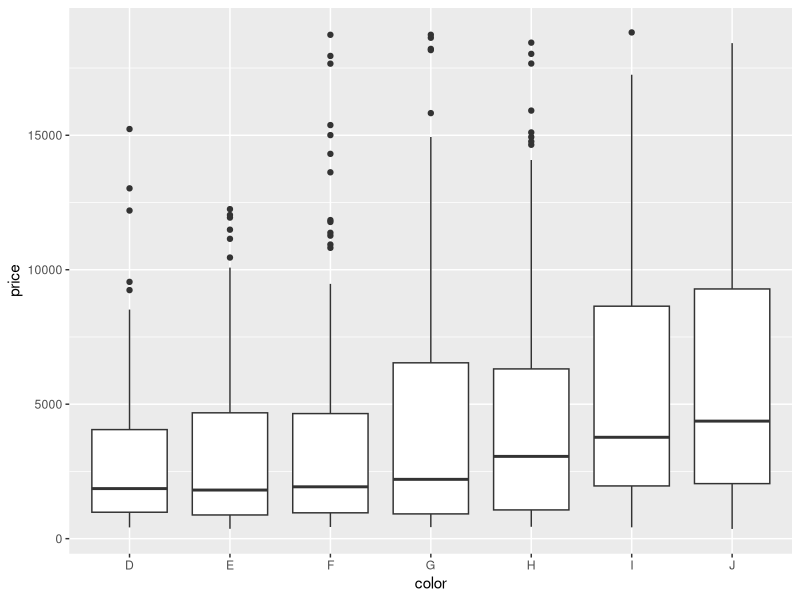
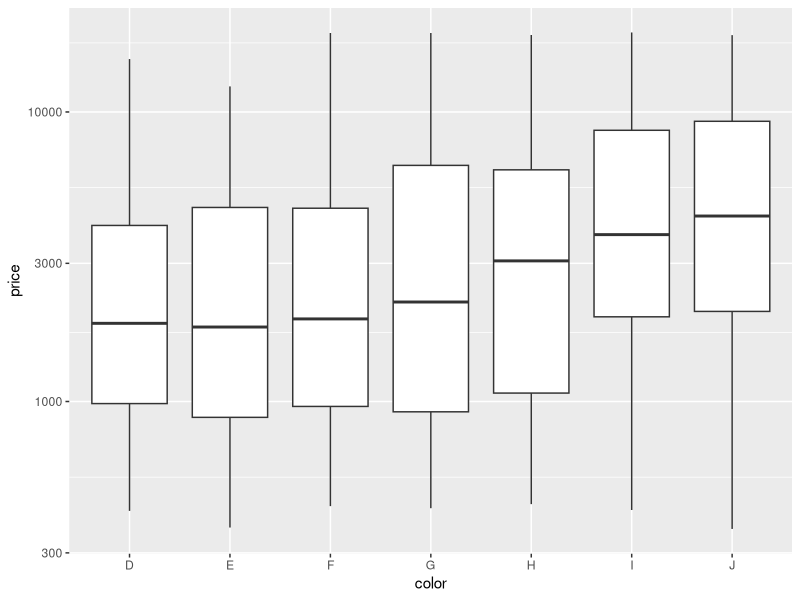
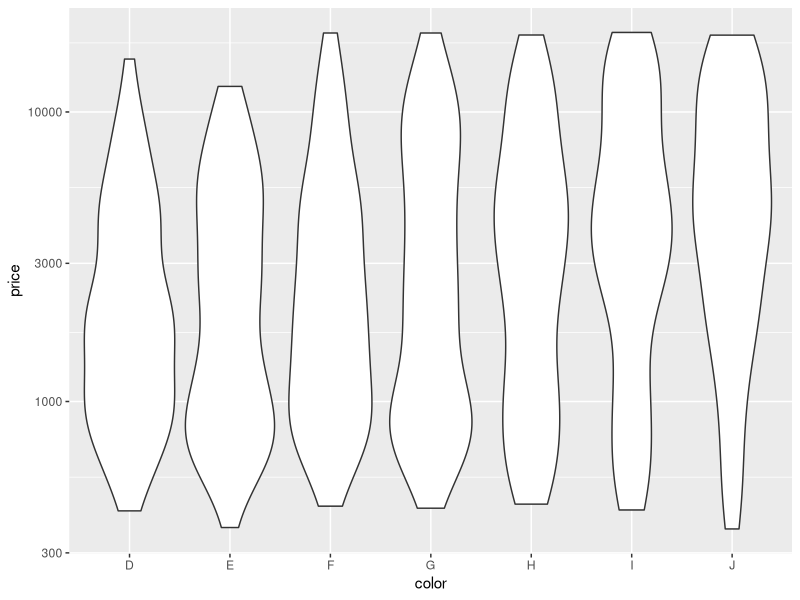
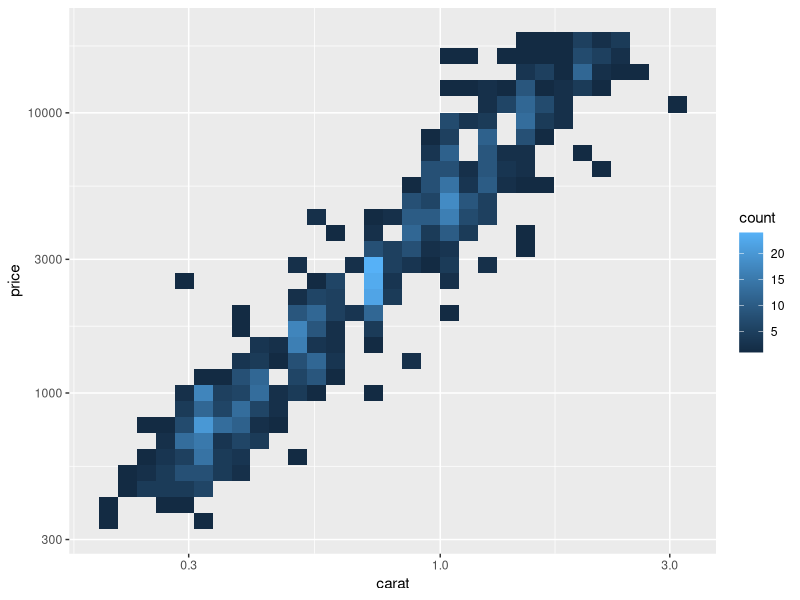
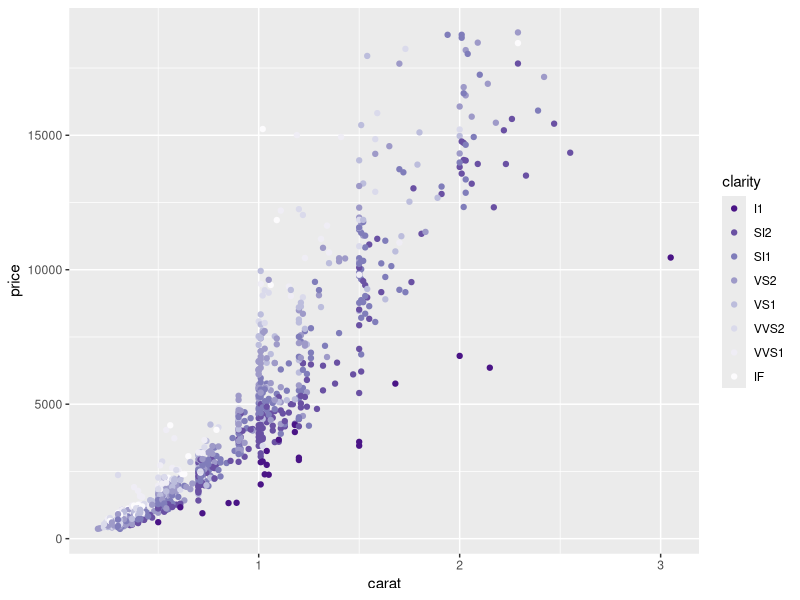

The R script that drew these images, in order: (Note: this script raises an error after producing the figures.)
# Exercise 2: advanced ggplot2 practice

# Install and load the `ggplot2` package
#install.packages('ggplot2')
library("ggplot2")
library(dplyr)


# For this exercise you will again be working with the `diamonds` data set.
# Use `?diamonds` to review details about this data set
?diamonds

## Position Adjustments

# Draw a column (bar) chart of diamonds cuts by price, with each bar filled by 
# clarity. You should see a _stacked_ bar chart.


# Draw the same chart again, but with each element positioned to "fill" the y axis


# Draw the same chart again, but with each element positioned to "dodge" each other


# Draw a plot with point geometry with the x-position mapped to `cut` and the 
# y-position mapped to `clarity`
# This creates a "grid" grouping the points


# Use the "jitter" position adjustment to keep the points from all overlapping!
# (This works a little better with a sample of diamond data, such as from the 
# previous exercise).


diamonds_sample <- sample_n(diamonds, 1000)

## Scales

# Draw a "boxplot" (with `geom_boxplot`) for the diamond's price (y) by color (x)
ggplot(data = diamonds_sample)+
  geom_boxplot(mapping = aes(x=color, y=price))

# This has a lot of outliers, making it harder to read. To fix this, draw the 
# same plot but with a _logarithmic_ scale for the y axis.
ggplot(data = diamonds_sample)+
  geom_boxplot(mapping = aes(x = color, y = price))+
  scale_y_log10()

# For another version, draw the same plot but with `violin` geometry instead of 
# `boxplot` geometry!
# How does the logarithmic scale change the data presentation?
ggplot(data = diamonds_sample)+
  geom_violin(mapping = aes(x = color, y = price))+
  scale_y_log10()

# Another interesting plot: draw a plot of the diamonds price (y) by carat (x), 
# using a heatmap of 2d bins (geom_bin2d)
# What happens when you make the x and y channels scale logarithmically?
ggplot(data = diamonds_sample)+
  geom_bin2d(mapping = aes(x = carat, y = price))+
  scale_x_log10()+
  scale_y_log10()
# Draw a scatter plot for the diamonds price (y) by carat (x). Color each point
# by the clarity (Remember, this will take a while. Use a sample of the diamonds 
# for faster results)
ggplot(data = diamonds_sample)+
  geom_point(mapping = aes(x=carat, y = price, color = clarity))+
  scale_color_brewer(palette = "Purples", direction = -1)

# Change the color of the previous plot using a ColorBrewer scale of your choice. 
# What looks nice?



## Coordinate Systems

# Draw a bar chart with x-position and fill color BOTH mapped to cut
# For best results, SET the `width` of the geometry to be 1 (fill plot, no space
# between)
# TIP: You can save the plot to a variable for easier modifications


# Draw the same chart, but with the coordinate system flipped


# Draw the same chart, but in a polar coordinate system. It's a Coxcomb chart!



## Facets

# Take the scatter plot of price by carat data (colored by clarity) and add 
# _facets_ based on the diamond's `color`

ggplot(data = diamonds_sample)+
  geom_point(mapping = aes(x = carat, y = price, color = clarity))+
  facet_wrap(-color)

## Saving Plots

# Use the `ggsave()` function to save the current (recent) plot to disk.
# Name the output file "my-plot.png".
# Make sure you've set the working directory!!

